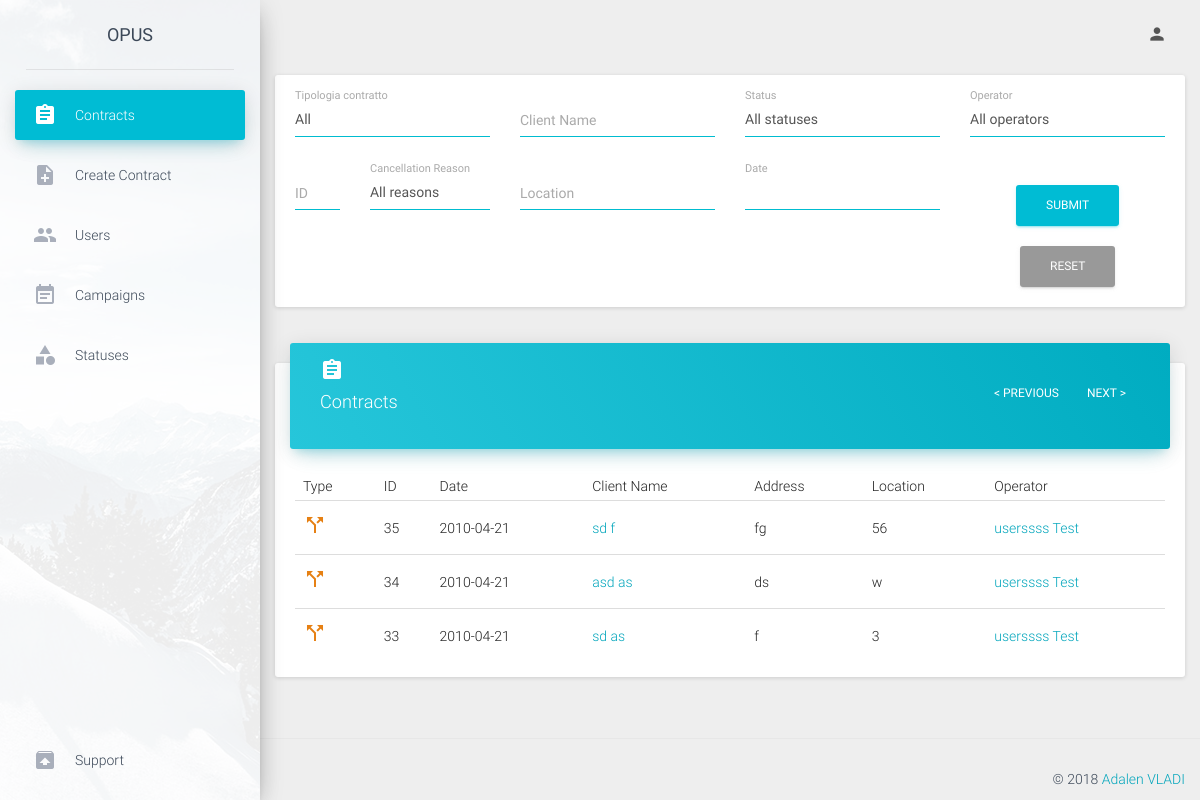
Page /admin/contracts (signed in) on the committed database.
### tables this page shows
CREATE TABLE `contracts` (
  `contract_id` int(11) NOT NULL,
  `contract_type` enum('luce','gas','dual') NOT NULL,
  `proposal_number` varchar(50) NOT NULL,
  `date` date NOT NULL,
  `ugm_cb` enum('true','false') NOT NULL DEFAULT 'false',
  `analisi_cb` enum('true','false') NOT NULL DEFAULT 'false',
  `iniziative_cb` enum('true','false') NOT NULL DEFAULT 'false',
  `toponimo` enum('via') NOT NULL,
  `address` text NOT NULL,
  `civico` varchar(30) NOT NULL,
  `price` varchar(50) NOT NULL,
  `location` varchar(100) NOT NULL,
  `ubicazione_fornitura` enum('resident','non_resident') NOT NULL,
  `domicillazione_documenti_fatture` enum('residenza','ubicazione_fornitura','altro') NOT NULL,
  `listino` varchar(50) NOT NULL,
  `richiede_gas_naturale` enum('true','false') NOT NULL,
  `request_type` varchar(50) NOT NULL,
  `pdr` varchar(50) NOT NULL,
  `fornitore_uscente` varchar(50) NOT NULL,
  `consume_annuo` varchar(50) NOT NULL,
  `tipo_riscaldamento` enum('true','false') NOT NULL,
  `tipo_cottura_acqua` enum('true','false') NOT NULL,
  `fature_via_email` enum('true','false') NOT NULL,
  `operator` int(11) NOT NULL COMMENT 'user id',
  `status` int(11) NOT NULL DEFAULT '1' COMMENT 'status id',
  `cancellation_reason` varchar(100) NOT NULL,
  `gender` enum('male','female') NOT NULL,
  `rag_sociale` text NOT NULL,
  `first_name` varchar(50) NOT NULL,
  `last_name` varchar(50) NOT NULL,
  `bussines_name` varchar(50) NOT NULL,
  `client_type` enum('personal') NOT NULL,
  `tel_number` varchar(30) NOT NULL,
  `alt_number` varchar(30) NOT NULL,
  `cel_number` varchar(30) NOT NULL,
  `cel_number2` varchar(30) NOT NULL,
  `cel_number3` varchar(30) NOT NULL,
  `email` varchar(50) NOT NULL,
  `alt_email` varchar(50) NOT NULL,
  `birth_nation` varchar(50) NOT NULL,
  `vat_number` varchar(50) NOT NULL,
  `partita_iva` varchar(50) NOT NULL,
  `birth_date` date NOT NULL,
  `birth_municipality` varchar(50) NOT NULL,
  `document_type` enum('id_card','passport') NOT NULL,
  `document_number` varchar(100) NOT NULL,
  `document_date` date NOT NULL,
  `iban_code` varchar(50) NOT NULL,
  `iban_accounthoder` varchar(50) NOT NULL,
  `iban_fiscal_code` varchar(50) NOT NULL,
  `payment_type` enum('postal','cc') NOT NULL,
  `note` text NOT NULL,
  `campaign` int(11) NOT NULL COMMENT 'campaign_id',
  `supervisor` int(11) NOT NULL COMMENT 'user_id'
);

CREATE TABLE `users` (
  `user_id` int(11) NOT NULL,
  `username` varchar(50) NOT NULL,
  `password` text NOT NULL,
  `first_name` varchar(50) NOT NULL,
  `last_name` varchar(50) NOT NULL,
  `role` enum('operator','supervisor','backoffice','admin') NOT NULL DEFAULT 'operator',
  `supervisor` int(11) NOT NULL COMMENT 'user_id'
);

### application/view/admin/contracts.php (the view, shortened to what the rows shown need)
<div class="content" style="margin-top: 20px">
                                    <?php
                                        $output='';
                                        foreach ($operators as $operator) {
                                            $output.='<option value="'.$operator->user_id.'" >'.$operator->first_name.' '.$operator->last_name.'</option>';
                                        }
                                    ?>
        <div class="row">
            <div class="col-md-12">
                <div class="card">
                    <div class="card-content table-responsive">
                        <table class="table table-hover">
                            <thead>
                                <th>Type</th>
                                <th>ID</th>
                                <th>Date</th>
                                <th>Client Name</th>
                                <th>Address</th>
                                <th>Location</th>
                                <th>Operator</th>
                            </thead>
                            <tbody>
                                <?php
                                    $output='';
                                    foreach ($contracts as $contract) {
                                        $output.='<tr>';
                                                    if ($contract->contract_type=='gas') {
                                                        $output.='<td><i style="color:#3885e8" class="material-icons">local_gas_station</i></td>';
                                                    }elseif ($contract->contract_type=='luce') {
                                                        $output.='<td><i style="color:#ded00f" class="material-icons">battery_charging_full</i></td>';
                                                    }elseif ($contract->contract_type=='dual') {
                                                        $output.='<td><i style="color:#e68013" class="material-icons">call_split</i></td>';
                                                    }
                                        $output.='<td>'.$contract->contract_id.'</td>
                                                    <td>'.(explode(' ',$contract->date)[0]).'</td>
                                                    <td><a href="viewContract/'.$contract->contract_id.'">'.$contract->first_name.' '.$contract->last_name.'</a></td>
                                                    <td>'.$contract->address.'</td>
                                                    <td>'.$contract->location.'</td>';
                                                        foreach($operators as $user) {
                                                            if ($contract->operator == $user->user_id) {
                                                                $operator = $user;
                                                                break;
                                                            }
                                                        }
                                                        if (isset($operator)) {
                                                            $output.='<td><a href="viewUser/'.$operator->user_id.'">'.$operator->first_name.' '.$operator->last_name.'</td>';
                                                        } else {
                                                            $output.= '<td></td>';
                                                        }
                                        $output.='</tr>';
                                    }
                                    echo $output;
                                 ?>
                            </tbody>
                        </table>
                    </div>
                </div>
            </div>
        </div>
    </div>

### rows in the picture
contracts: contract_type "dual" (drawn), contract_id "35", date "2010-04-21", first_name "sd", last_name "f", address "fg", location "56"
users: first_name "userssss", last_name "Test"
contracts: contract_type "dual" (drawn), contract_id "34", date "2010-04-21", first_name "asd", last_name "as", address "ds", location "w"
contracts: contract_type "dual" (drawn), contract_id "33", date "2010-04-21", first_name "sd", last_name "as", address "f", location "3"
